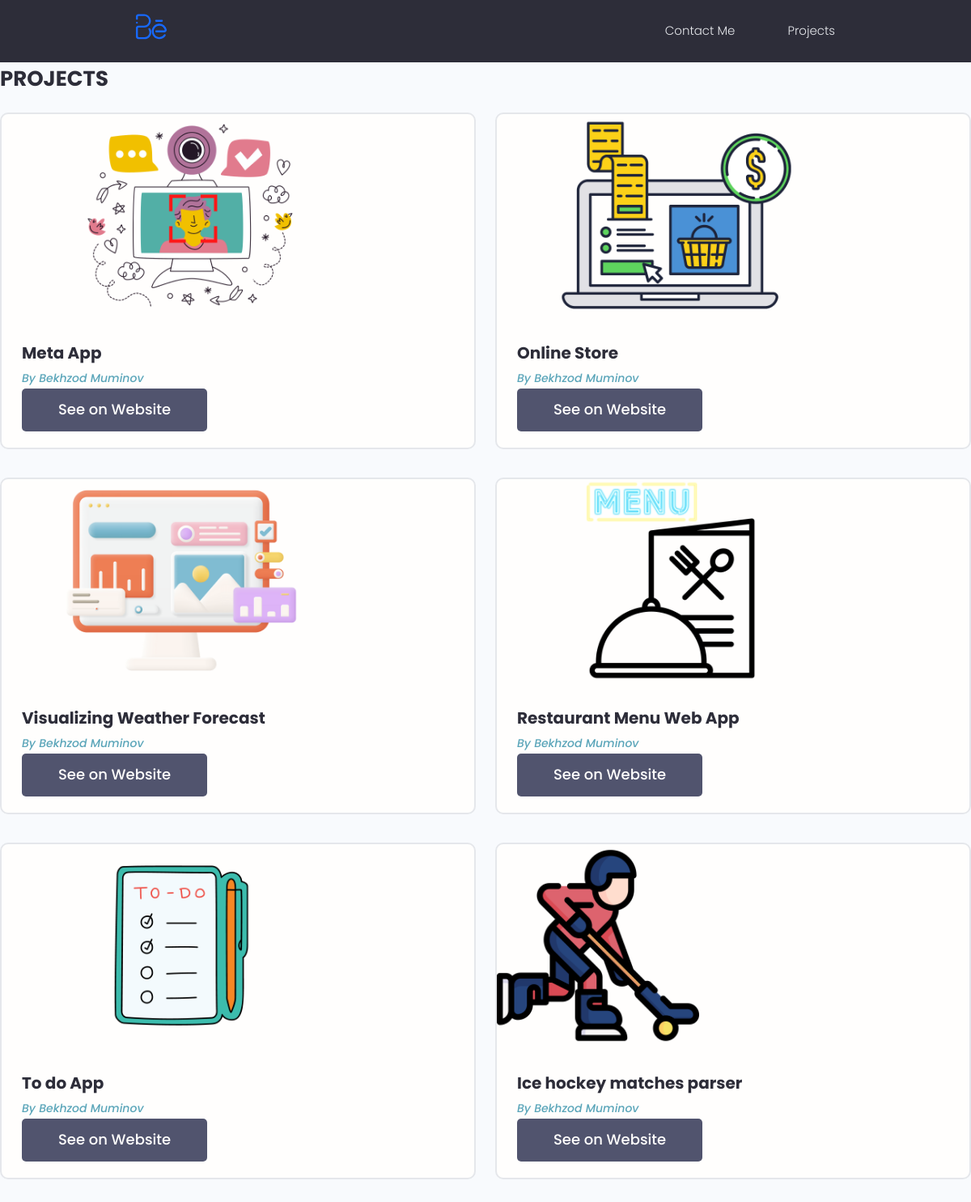
/projects/, run on the app's committed database.
### blog/models.py (models this page shows, shortened)
class Projects(models.Model):
    title = models.CharField(max_length=250,blank=True,null=True)
    created_at = models.DateTimeField(auto_now_add=True)
    avatar = models.ImageField(null=True, blank=True, default='salems.png')
    description =models.TextField(blank=True,null=True)
    demo_link = models.CharField(max_length=250,null=True,blank=True)
    tags = models.ManyToManyField('Tags',blank=True)

### blog/views.py (the view)
# urls.py: path('projects/',views.projects_list,name='projects'),
def projects_list(request):
    projects = Projects.objects.all()
    context = {'projects':projects}
    return render(request,'blog/projects.html',context)

### blog/templates/blog/projects.html
{% extends 'base.html' %}
{% block content %}
   <div class="devInfo">
            <h3 class="devInfo__title">Projects</h3>
            <div class="grid grid--two">
              {% for project in projects %}
              <div class="column">
                <div class="card project">
                  <a href=" " class="project">
                    <img class="project__thumbnail" src="{{ project.avatar.url }}" alt="project thumbnail" />
                    <div class="card__body">
                      <a href="{% url 'project' project.id %} "><h3 class="project__title">{{ project.title }}</h3></a>
                      <p><a class="project__author" href="profile.html">By Bekhzod Muminov</a></p>
                      <a href="{{ project.demo_link }}" class="btn btn--sub btn--lg">See on Website </a>
                    </div>
                  </a>
                </div>
              </div>
              {% endfor %}
            </div>
            </div>
{% endblock content %}

### templates/base.html (shortened to what this page needs)
{% load static %}
<!doctype html>
<html lang="en">
<head>
    <link rel="stylesheet" href="https://cdn.iconmonstr.com/1.3.0/css/iconmonstr-iconic-font.min.css" />
     <link rel="stylesheet" href="{% static 'uikit/styles/uikit.css' %}" />
    <link rel="stylesheet" href="{% static 'styles/app.css' %}" />
</head>
<body>
{% include 'navbar.html' %}
{% block content %}
{% endblock content %}
</body>
</html>

### templates/navbar.html (shortened to what this page needs)
{% load static %}
  <header class="header">
    <div class="container container--narrow">
      <a href="/" class="header__logo">
        <img src="{% static 'images/logo.svg' %}" alt="DevSearch Logo" />
      </a>
      <nav class="header__nav">
        <ul class="header__menu">
          <li class="header__menuItem"><a href="{% url 'message' %}">Contact Me</a></li>
          <li class="header__menuItem"><a href="{% url 'projects' %}">Projects</a></li>
        </ul>
      </nav>
    </div>
  </header>

### static/styles/app.css (style rules this page uses)
:root { --color-sub: #2d2d39; }
.btn--sub { background-color: var(--color-sub-light); }
.card { border: 2px solid var(--color-light); }
img { width: 100%; }
.header { position: sticky; z-index: 111; background-color: var(--color-sub); padding: 1.5rem 0; }
.header > .container { display: flex; justify-content: space-between; align-items: center; }
.header__logo > img { height: 3.8rem; }
.header__nav > ul { display: inline-flex; align-items: center; list-style: none; gap: 6.5rem; }
.header__menuItem > a { color: var(--color-light); font-weight: 300; }
.devInfo { margin-bottom: 3rem; }
.devInfo__title, .devInfo__subtitle { font-size: 2.6rem; color: var(--color-sub); text-transform: uppercase; font-weight: 700; margin-bottom: 1.5rem; }
.project__author { font-size: 1.4rem; font-style: italic; }
.project__thumbnail { height: 25rem; object-fit: cover; object-position: top center; }
.project__title { font-size: 2rem; font-weight: 700; color: var(--color-sub); }

### static/uikit/styles/modules/_variables.css (style rules this page uses)
:root { --color-main: #5aa5b9; --color-main-light: #e6faff; --color-sub: #3f4156; --color-sub-light: #51546e; --color-sub-lighter: #ededfd; --color-text: #737373; --color-gray: #8b8b8b; --color-light: #e5e7eb; --color-light-gray: #767676; --color-bg: #f8fafd; --color-white: #fffefd; --color-white-light: #f3f3f3; --color-success: #359e64; --color-success-bg: #def8e8; --color-error: #fc4b0b; --color-error-bg: #fff2ee; --font-base: 'Poppins', arial, helvetica, 'Segoe UI', roboto, ubuntu, sans-serif; --font-monospace: 'Fira Code', 'Courier New', courier, monospace; --font-regular: 300; --font-medium: 500; --font-bold: 700; --generic-shadow: 1px 1px 5px #00000010; --generic-transition: all 0.3s ease-in-out; }

### static/uikit/styles/modules/_base.css (style rules this page uses)
* { margin: 0; padding: 0; box-sizing: border-box; text-rendering: optimizeLegibility; color: inherit; font-size: inherit; }
html { font-size: 50%; }
@media only screen and (min-width: 480px) { html { font-size: 56.25%; } }
@media only screen and (min-width: 1200px) { html { font-size: 62.5%; } }
body { line-height: 1.6; font-weight: 400; font-size: 1.5rem; color: var(--color-text); background-color: var(--color-bg); min-height: 100vh; }

### static/uikit/styles/modules/_typography.css (style rules this page uses)
* { font-family: var(--font-base); }
h3 { font-size: 3.2rem; font-weight: var(--font-medium); }
p, span, strong { font-size: 1.6rem; color: var(--color-text); font-weight: var(--font-regular); }
a { padding-bottom: 2px; text-decoration: none; display: inline-block; color: var(--color-main); font-weight: var(--font-medium); }

### static/uikit/styles/modules/_utilities.css (style rules this page uses)
.container { width: 92%; max-width: 165rem; margin: 0 auto; box-sizing: border-box; }
.container--narrow { width: 92%; max-width: 120rem; }
@media screen and (min-width: 1000px) { .container { width: 90%; } }
@media screen and (min-width: 1000px) { .container--narrow { width: 85%; } }
@media screen and (min-width: 1200px) { .container { width: 80%; } }
@media screen and (min-width: 1200px) { .container--narrow { width: 72%; } }

### static/uikit/styles/modules/_button.css (style rules this page uses)
.btn { display: inline-block; position: relative; cursor: pointer; background-color: var(--color-light); font-weight: var(--font-medium); color: var(--color-sub); text-decoration: none; padding: 1rem 2rem; border-radius: 0.5rem; border: none; width: -webkit-fit-content; width: -moz-fit-content; width: fit-content; height: -webkit-fit-content; height: -moz-fit-content; height: fit-content; font-size: 1.6rem; outline-width: 0; outline-color: transparent; -webkit-backface-visibility: hidden; backface-visibility: hidden; transition: all 0.3s ease-in-out; }
.btn--sub { background-color: var(--color-sub); color: var(--color-white); }
.btn--lg { font-size: 1.8rem; padding: 1.2rem 4.5rem; }

### static/uikit/styles/modules/_card.css (style rules this page uses)
.card { border-radius: 1rem; background-color: var(--color-white); border: 1.5px solid var(--color-light); width: auto; height: auto; margin-top: 0.5rem; margin-bottom: 0.5rem; overflow: hidden; }
.card__body, .card__header { padding: 2rem 2.5rem; }

### static/uikit/styles/modules/_grid.css (style rules this page uses)
.grid { display: flex; flex-wrap: wrap; justify-content: flex-start; align-items: stretch; }
.grid > .column { min-width: 28rem; margin-bottom: 2.5rem; }
.grid--two > .column { flex-basis: 100%; }
@media screen and (min-width: 800px) { .grid--two { margin-right: -2%; } }
@media screen and (min-width: 800px) { .grid--two > .column { margin-right: 2%; } }
@media screen and (min-width: 800px) { .grid--two > .column { flex-basis: 48%; } }

### data on the page
Projects: avatar (picture), title "Meta App"
Projects: avatar (picture), title "Online Store"
Projects: avatar (picture), title "Visualizing Weather Forecast"
Projects: avatar (picture), title "Restaurant Menu Web App"
Projects: avatar (picture), title "To do App"
Projects: avatar (picture), title "Ice hockey matches parser"
